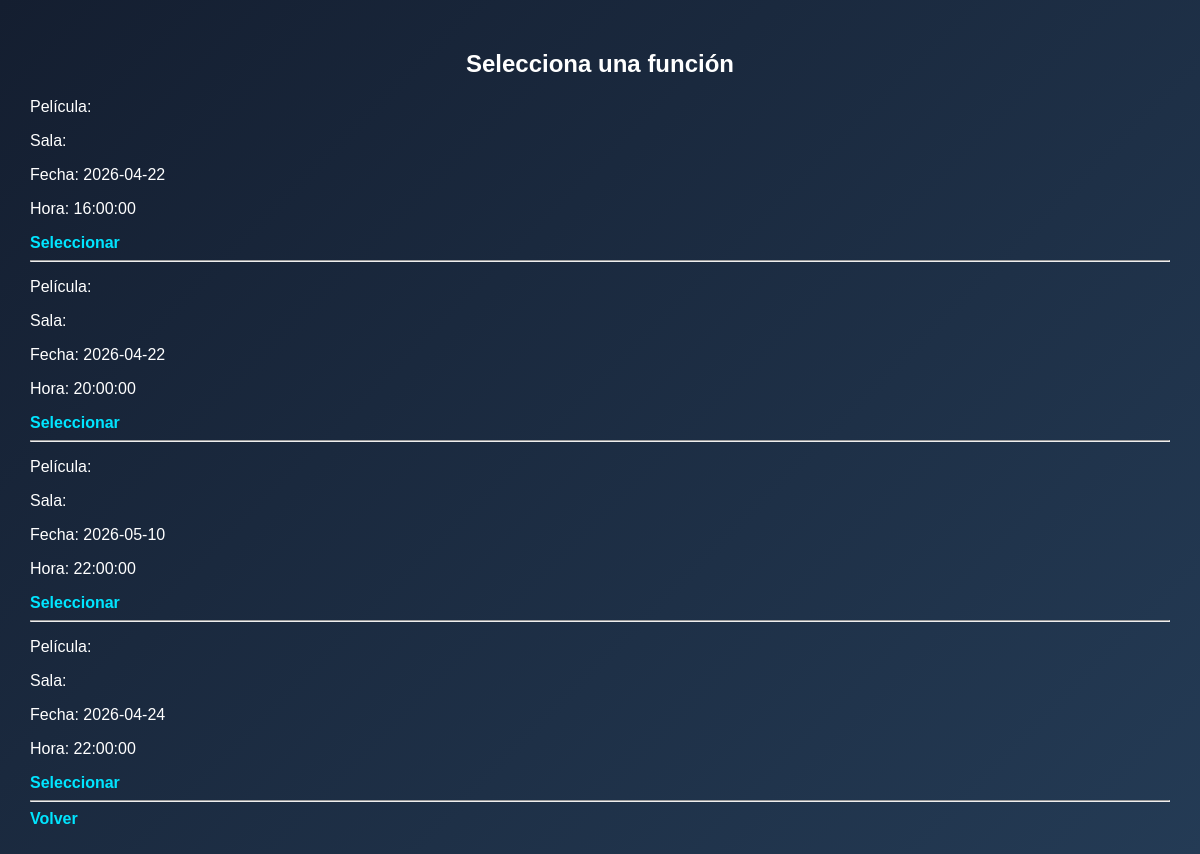
The app's page /venta_boletos.php with its own data.
### tables this page shows
CREATE TABLE `funciones` (
  `id_compra` varchar(50) NOT NULL,
  `id` int(11) NOT NULL,
  `pelicula_id` int(11) DEFAULT NULL,
  `sala_id` int(11) DEFAULT NULL,
  `fecha` date DEFAULT NULL,
  `hora` time DEFAULT NULL,
  `precio` decimal(10,2) DEFAULT NULL
);

### venta_boletos.php (the view, shortened to what this page needs)
<?php
include("../conexion.php");
$sql = "SELECT * FROM funciones";
$resultado = mysqli_query($conexion, $sql);
?>
<!DOCTYPE html>
<html lang="es">
<head>
<link rel="stylesheet" href="../estilos.css">
</head>
<body>
<h2>Selecciona una función</h2>
<?php while($row = mysqli_fetch_assoc($resultado)) { ?>
<div>
    <p>Película: <?php echo $row['pelicula']; ?></p>
    <p>Sala: <?php echo $row['sala']; ?></p>
    <p>Fecha: <?php echo $row['fecha']; ?></p>
    <p>Hora: <?php echo $row['hora']; ?></p>
    <a href="elegir_asientos.php?id=<?php echo $row['id']; ?>">
        Seleccionar
    </a>
    <hr>
</div>
<?php } ?>
<a href="../dashboard.php">Volver</a>
</body>
</html>

### estilos.css (style rules this page uses)
body { font-family: Arial, sans-serif; background: linear-gradient(135deg,#141e30,#243b55); color:white; margin:0; padding:30px; }
h1,h2 { text-align:center; }
a { color:#00e5ff; text-decoration:none; font-weight:bold; }

### records on screen
funciones: fecha "2026-04-22", hora "16:00:00"
funciones: fecha "2026-04-22", hora "20:00:00"
funciones: fecha "2026-05-10", hora "22:00:00"
funciones: fecha "2026-04-24", hora "22:00:00"
